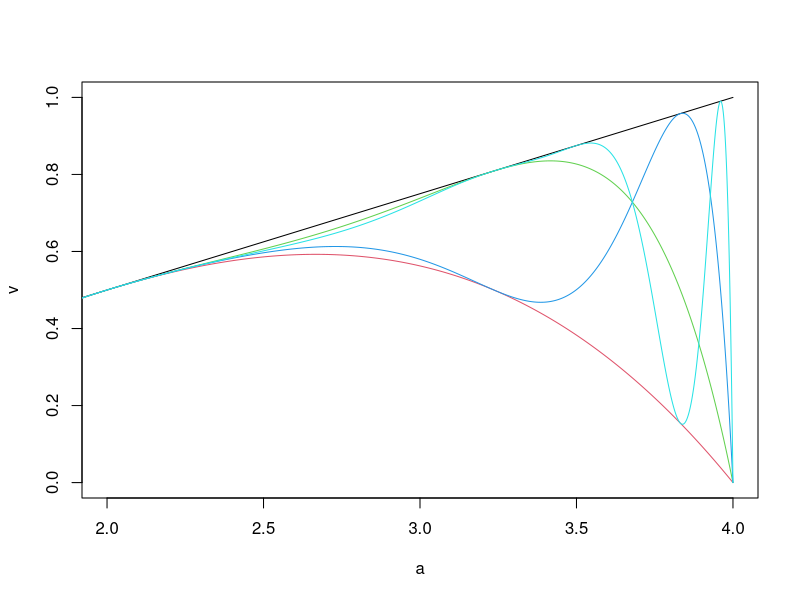
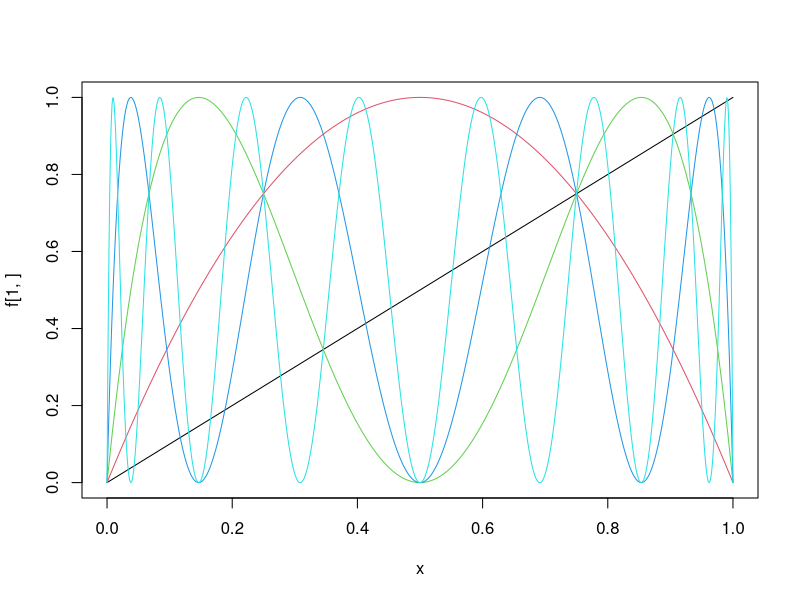

Reproduce these figures in R, in order. (Note: this script raises an error after producing the figures.)
#shadow line plot of logistic equation
a = seq(from = 0, to = 4, by = .001)
x = .5
v = a*x*(1-x)
plot(a, v, type = 'l', col = 1, xlim = c(2,4), ylim = c(0,1))
for (i in 1:4) {
  v = a*v*(1-v)
  lines(a, v, col = i + 1)
}

#logistic equation invariant plot
a = 4
x = seq(0, 1, .001)
f = matrix(NA, nrow = 4, ncol = length(x))
f[1, ] = a*x*(1-x)
plot(x, f[1, ], type = "l", col = 2)
lines(x, x)
for (i in 2:ncol(f)) {
  f[i, ] = a*f[i-1,]*(1-f[i-1, ])
  lines(x, f[i, ], col = i+1)
}
hist(f, breaks = 1000)

#collatz
collatz = function(x) {
  count = matrix(x, nrow = length(x), ncol = 2)
  count[, 2] = 1
  for(i in 1:length(x)) {
    while(x[i] != 1) {
      if(x[i] %% 2 == 0) {
        x[i] = x[i] / 2
      } else {
        x[i] = 3 * x[i] + 1
      }
      count[i, 2] = count[i, 2] + 1
    }
  }
  count
}

#plot of x^#+ax at varying a
a = -1:1
x = seq(from = -5, to = 5, by = 0.01)
plot(x, x, type = "l")
lines(x, matrix(0, ncol = length(x)))
lines(matrix(0, ncol = length(x)), x)
for (i in 1:(length(a))) {
  f = x^3 + a[i]*x
  fk = f^3 + a[i]*f
  lines(x, f, col = i + 1)
  lines(x, fk, col = i + 1)
}